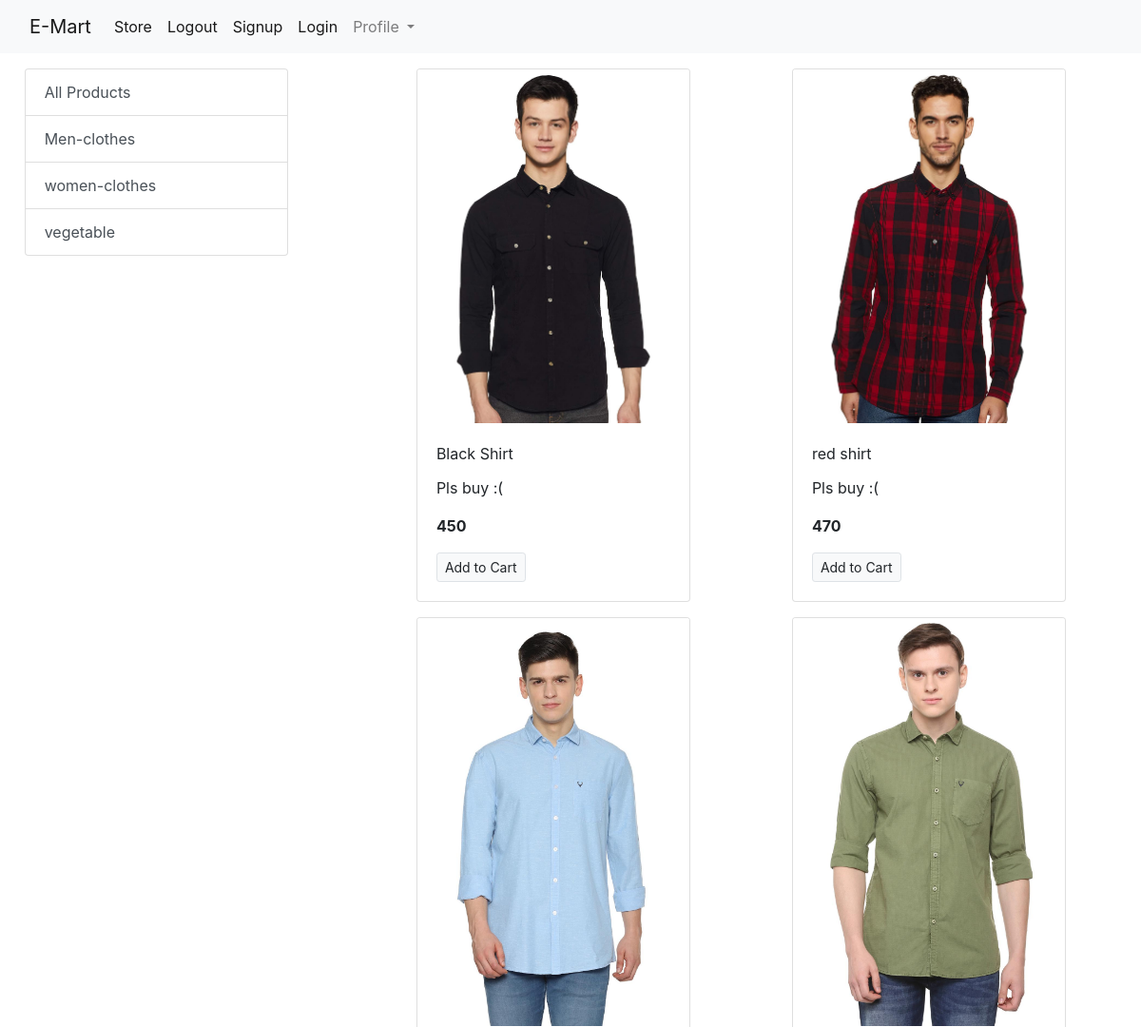
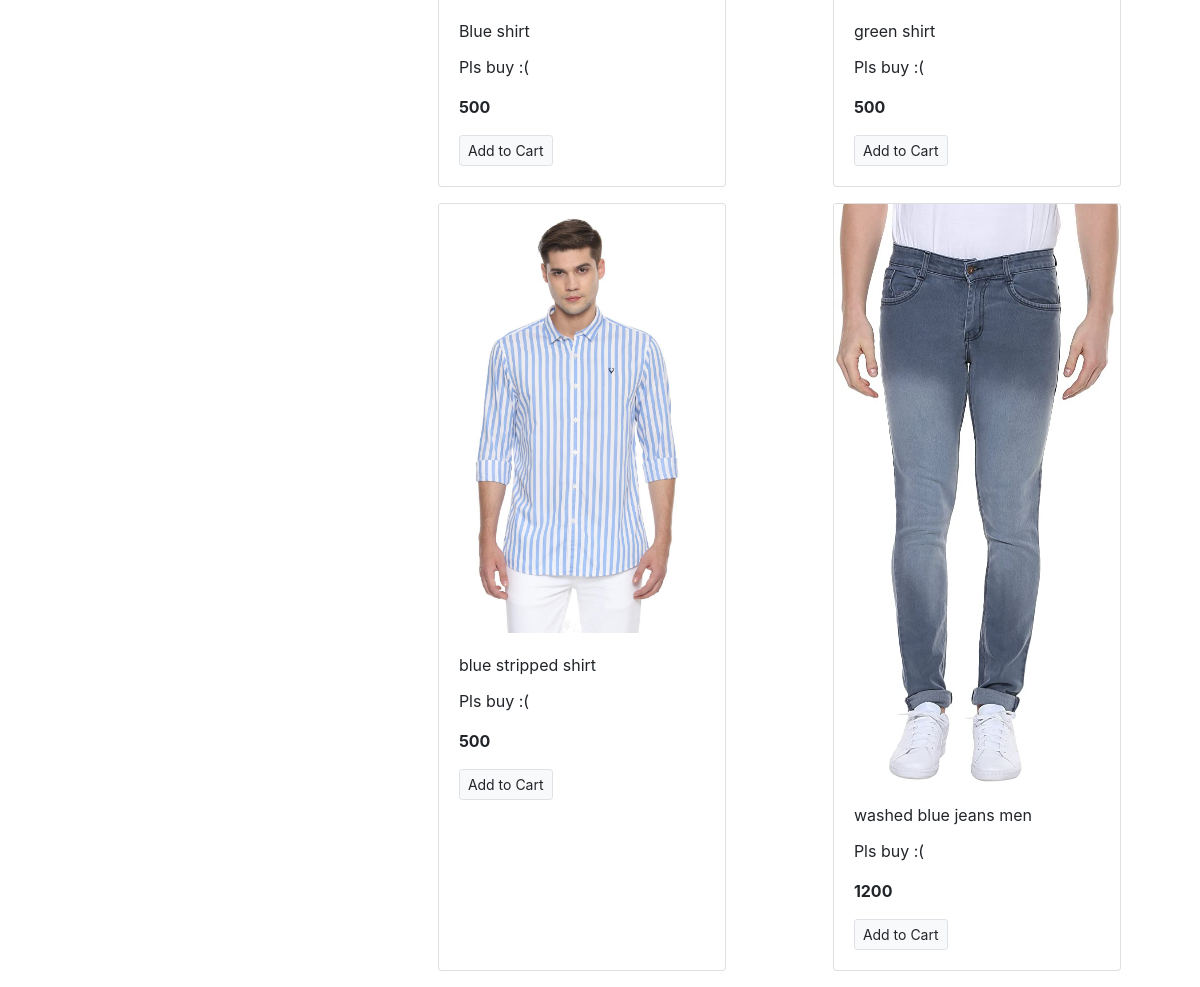
/?category=1, run on the app's committed database (2 pictures, top to bottom).
### store/models/category.py (models this page shows, shortened)
class Category(models.Model):
    name= models.CharField(max_length=20)
    @staticmethod
    def get_all_categories():
        return Category.objects.all()

### store/models/product.py (models this page shows, shortened)
class Product(models.Model):
    name = models.CharField(max_length=50)
    price = models.IntegerField(default=0)
    category = models.ForeignKey(Category, on_delete=models.CASCADE, default=1)
    description= models.CharField(max_length=200, default="", null=True, blank=True)
    image = models.ImageField(upload_to="upload/products/")
    @staticmethod
    def get_all_products_by_categoryid(category_id):
        if category_id:
            return Product.objects.filter(category = category_id)
        else:
            return Product.get_all_products()

### store/views.py (the view)
# urls.py: path('', index, name="homepage"),
def index(request):
    products = None
    categories = Category.get_all_categories()
    CategoryID = request.GET.get('category')
    if CategoryID:
        products = Product.get_all_products_by_categoryid(CategoryID)
    else:
        products= Product.get_all_products()
    data = {}
    data['products']= products
    data['categories'] = categories
    return render(request, 'index.html', data)

### store/templates/index.html
{% extends 'base.html' %}
{% block content %}
    <div class="conatiner-fluid mt-3">
      <div class="row">
          <div class="col-lg-3 mx-auto">
            <div class="list-group">
              <a href="/" class="list-group-item
              list-group-item-action ">All Products</a>
              {% for category in categories %}
              <a href="/?category={{category.id}}" class="list-group-item
              list-group-item-action ">{{category.name}}</a>
              {% endfor %}
            </div>
          </div>
        <div id='products' class="col-lg-8 mx-auto">
          <div class="row mx-auto">
            {%for product in products %}
            <div class="card mx-auto mb-3" style="width: 18rem;">
                <img class="card-img-top" src="{{product.image.url}}" alt="Card image cap">
                <div class="card-body">
                  <p class="card-title">{{product.name}}</p>
                  <p class="card-text">{{product.description}}</p>
                  <p class="card-text"><b>{{product.price}}</b></p>
                  <a href="#" class="btn btn-light border btn-sm">Add to Cart</a>
                </div>
            </div>
            {% endfor %}
          </div>
        </div>
      </div>
    </div>
{%endblock content%}

### data on the page
Category: name "Men-clothes"
Category: name "women-clothes"
Category: name "vegetable"
Product: image (picture), name "Black Shirt", description "Pls buy :(", price "450"
Product: image (picture), name "red shirt", description "Pls buy :(", price "470"
Product: image (picture), name "Blue shirt", description "Pls buy :(", price "500"
Product: image (picture), name "green shirt", description "Pls buy :(", price "500"
Product: image (picture), name "blue stripped shirt", description "Pls buy :(", price "500"
Product: image (picture), name "washed blue jeans men", description "Pls buy :(", price "1200"
